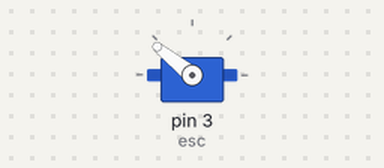
Simulated run of this sketch. Board: Arduino Uno, built with avr-gcc and run on an emulated ATmega328P. On the bench: servo.

Above: at 0.1 s.
At 1.1 s:
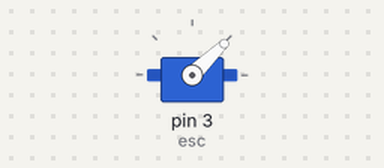
At 3.1 s:
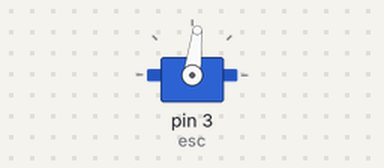
Timing chart, 0 to 4.6 s (numbered marks = the images above):
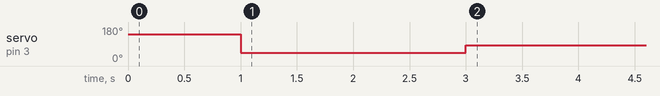

Measured:
- by itself, servo on pin 3 (esc): 141° → 44° at 1.0 s, → 83° 2.0 s later

The sketch:

MotorSetUp.ino
```cpp
//By using this program, you can initialize electronic speed controller
//Connect the signal wire to pin 3

#include<Servo.h>
Servo esc;

void setup() {
  esc.attach(3);
  esc.writeMicroseconds(2000);//set the max
  Serial.print("max");
  delay(1000);
  esc.writeMicroseconds(1000);//set the min
  delay(2000);
  esc.writeMicroseconds(2000);
  Serial.print("end");
}

void loop() {
  esc.writeMicroseconds(1400);
}
```
